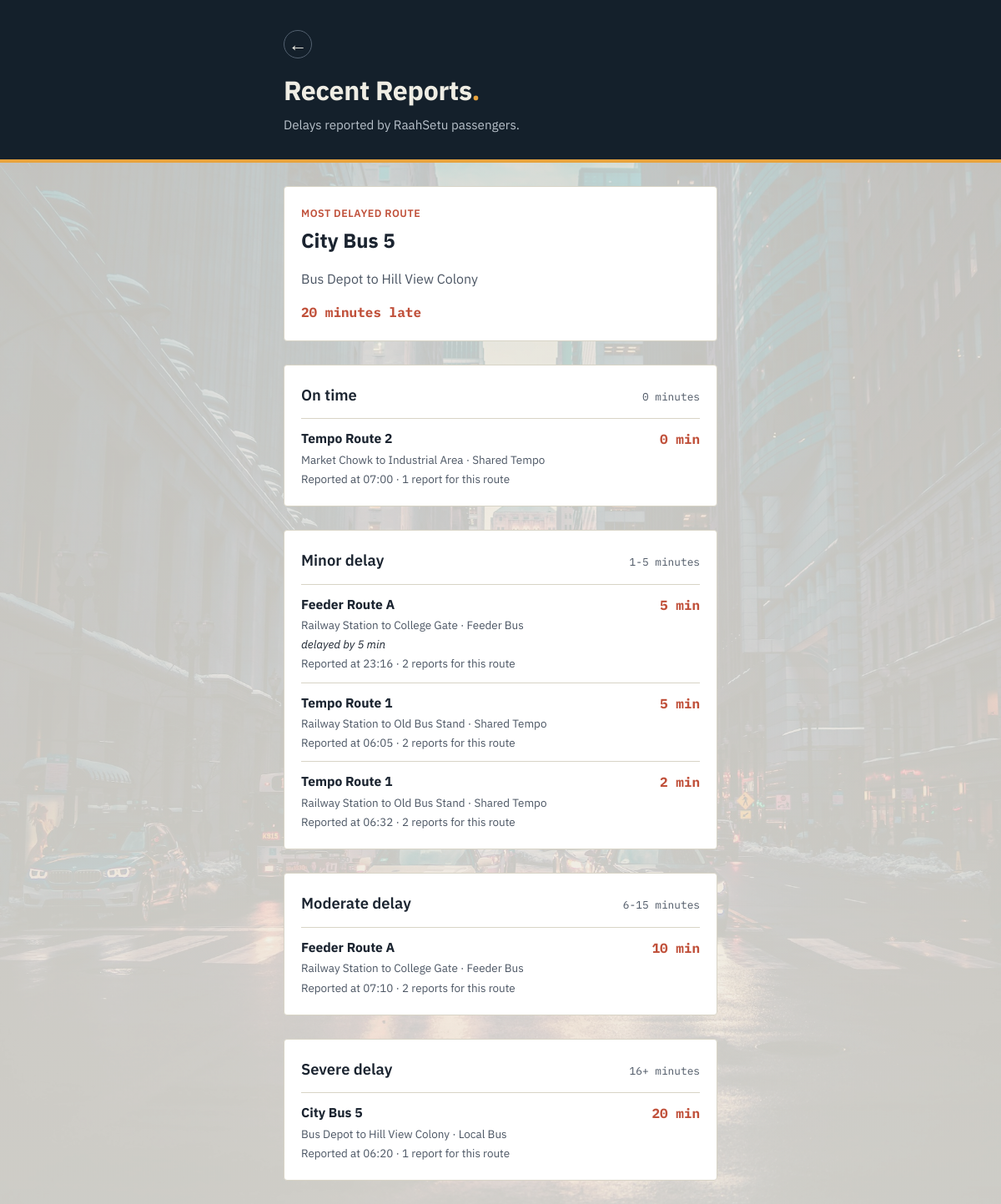
The page /reports on the database as committed earlier.
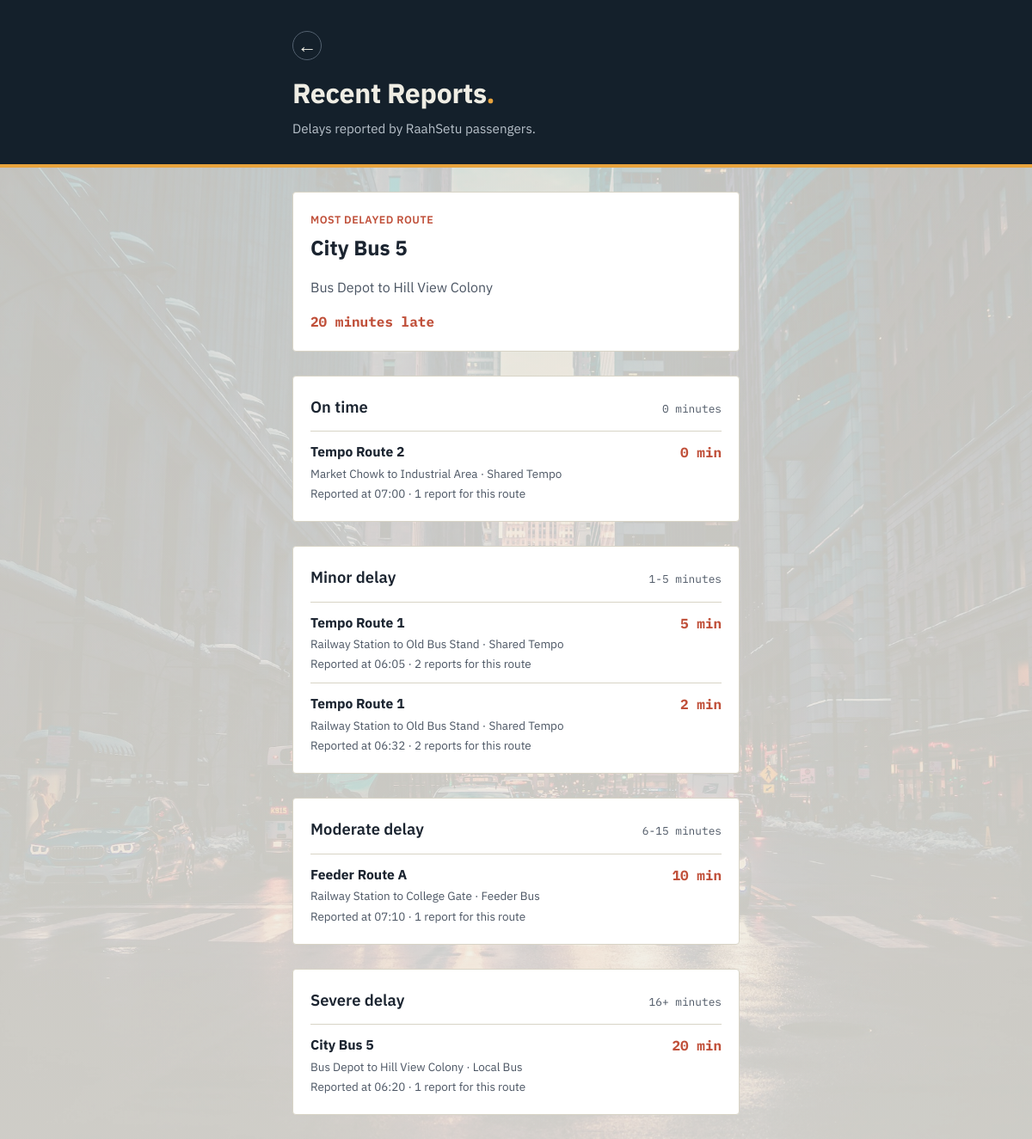
The same page on the database as committed later.
### tables this page shows
CREATE TABLE routes (
            route_id INTEGER PRIMARY KEY AUTOINCREMENT,
            source TEXT NOT NULL,
            destination TEXT NOT NULL,
            vehicle_type TEXT NOT NULL,
            route_name TEXT
        );

CREATE TABLE observations (
            observation_id INTEGER PRIMARY KEY AUTOINCREMENT,
            route_id INTEGER NOT NULL,
            observed_time TEXT NOT NULL,
            delay_minutes INTEGER NOT NULL DEFAULT 0,
            note TEXT,
            submitted_at TEXT NOT NULL,
            FOREIGN KEY (route_id) REFERENCES routes (route_id)
        );

### app.py (the view)
@app.route("/reports")
def reports_page():
    db = get_db()
    rows = db.execute(
        """
        SELECT observations.observation_id, observations.route_id,
               routes.route_name, routes.source, routes.destination,
               routes.vehicle_type, observations.observed_time,
               observations.delay_minutes, observations.note,
               observations.submitted_at
        FROM observations
        JOIN routes ON observations.route_id = routes.route_id
        ORDER BY observations.delay_minutes DESC, observations.observation_id DESC
        """
    ).fetchall()
    report_counts = {}
    for row in rows:
        report_counts[row["route_id"]] = report_counts.get(row["route_id"], 0) + 1
    category_names = [
        ("On time", "0 minutes", lambda delay: delay == 0),
        ("Minor delay", "1-5 minutes", lambda delay: 1 <= delay <= 5),
        ("Moderate delay", "6-15 minutes", lambda delay: 6 <= delay <= 15),
        ("Severe delay", "16+ minutes", lambda delay: delay >= 16),
    ]
    categories = []
    for name, range_label, matches in category_names:
        reports = []
        for row in rows:
            if matches(row["delay_minutes"]):
                report = dict(row)
                report["report_count"] = report_counts[row["route_id"]]
                reports.append(report)
        categories.append(
            {"name": name, "range_label": range_label, "reports": reports}
        )
    return render_template(
        "reports.html",
        categories=categories,
        most_delayed=dict(rows[0]) if rows else None,
    )

### app.py (called while the page is built)
def get_db():
    if "db" not in g:
        g.db = sqlite3.connect(DATABASE_PATH)
        g.db.row_factory = sqlite3.Row  # lets us access columns by name
        g.db.execute("PRAGMA foreign_keys = ON")
    return g.db

### RaahSetu/templates/reports.html (shortened to what this page needs)
<!DOCTYPE html>
<html lang="en">
<head>
  <link rel="stylesheet" href="{{ url_for('static', filename='style.css') }}">
</head>
<body>
  <header class="band reports-header">
    <div class="wrap">
      <a class="back-arrow" href="{{ url_for('home') }}" aria-label="Back to home">&#8592;</a>
      <p class="wordmark">Recent Reports<span class="dot">.</span></p>
      <p class="tagline">Delays reported by RaahSetu passengers.</p>
    </div>
  </header>
  <main class="wrap reports-page">
    {% if most_delayed %}
    <section class="panel most-delayed" aria-labelledby="most-delayed-heading">
      <p class="eyebrow">Most delayed route</p>
      <h1 id="most-delayed-heading">{{ most_delayed.route_name }}</h1>
      <p>{{ most_delayed.source }} to {{ most_delayed.destination }}</p>
      <strong>{{ most_delayed.delay_minutes }} minutes late</strong>
    </section>
    {% endif %}
    {% for category in categories %}
    <section class="panel report-category" aria-labelledby="category-{{ loop.index }}">
      <div class="category-heading">
        <h2 id="category-{{ loop.index }}">{{ category.name }}</h2>
        <span>{{ category.range_label }}</span>
      </div>
      {% if category.reports %}
      <div class="report-list">
        {% for report in category.reports %}
        <article class="report-item">
          <div>
            <h3>{{ report.route_name }}</h3>
            <p>{{ report.source }} to {{ report.destination }} &middot; {{ report.vehicle_type }}</p>
            {% if report.note %}<p class="report-note">{{ report.note }}</p>{% endif %}
            <small>Reported at {{ report.observed_time }} &middot; {{ report.report_count }} report{% if report.report_count != 1 %}s{% endif %} for this route</small>
          </div>
          <strong>{{ report.delay_minutes }} min</strong>
        </article>
        {% endfor %}
      </div>
      {% else %}
      <p class="empty-state">No reports in this delay range.</p>
      {% endif %}
    </section>
    {% endfor %}
  </main>
</body>
</html>

### RaahSetu/static/style.css (style rules this page uses)
:root { --ink: #1B2430; --ink-soft: #4B5563; --paper: #EFEDE4; --surface: #FFFFFF; --line: #D8D4C6; --night: #14202B; --night-soft: #223140; --amber: #E8A33D; --amber-ink: #6B4712; --green: #2F6F5E; --brick: #C0503A; --font-body: 'IBM Plex Sans', system-ui, sans-serif; --font-mono: 'IBM Plex Mono', ui-monospace, monospace; }
* { box-sizing: border-box; }
html { -webkit-text-size-adjust: 100%; }
body { margin: 0; background: linear-gradient(rgba(239, 237, 228, 0.78), rgba(239, 237, 228, 0.84)), url("/static/assets/city-background.jpg") center / cover fixed; color: var(--ink); font-family: var(--font-body); line-height: 1.5; }
.wrap { max-width: 560px; margin: 0 auto; padding: 0 20px; }
.band { background: var(--night); color: var(--paper); padding: 36px 0 30px; border-bottom: 4px solid var(--amber); }
.reports-header .wrap { position: relative; }
.back-arrow { display: inline-flex; align-items: center; justify-content: center; width: 34px; height: 34px; margin-bottom: 14px; border: 1px solid #536170; border-radius: 50%; color: var(--paper); font-size: 1.4rem; line-height: 1; text-decoration: none; }
.reports-page { padding-bottom: 28px; }
.most-delayed { border-left: 5px solid var(--brick); }
.most-delayed h1, .report-item h3 { margin: 0; }
.most-delayed p, .report-item p, .report-item small { color: var(--ink-soft); }
.most-delayed strong, .report-item > strong { color: var(--brick); font-family: var(--font-mono); }
.eyebrow { margin: 0 0 5px !important; color: var(--brick) !important; font-size: 0.78rem; font-weight: 600; letter-spacing: 0.04em; text-transform: uppercase; }
.category-heading { display: flex; align-items: baseline; justify-content: space-between; gap: 12px; }
.category-heading span { color: var(--ink-soft); font-family: var(--font-mono); font-size: 0.8rem; white-space: nowrap; }
.report-list { display: grid; gap: 12px; }
.report-item { display: flex; justify-content: space-between; gap: 18px; padding-top: 12px; border-top: 1px solid var(--line); }
.report-item h3 { font-size: 0.98rem; }
.report-item p, .report-item small { display: block; margin: 3px 0 0; font-size: 0.84rem; }
.wordmark { font-size: 2rem; font-weight: 700; margin: 0; letter-spacing: -0.01em; }
.wordmark .dot { color: var(--amber); }
.tagline { margin: 6px 0 0; color: #B9C2CB; font-size: 0.95rem; }
.panel { margin: 28px 0; padding: 22px 20px; background: var(--surface); border: 1px solid var(--line); border-radius: 4px; }
.panel h2 { margin: 0 0 14px; font-size: 1.15rem; font-weight: 600; }

Rows that differ between the two databases and show on the page:
removed observations: route_name "Feeder Route A", source "Railway Station", destination "College Gate", vehicle_type "Feeder Bus", note "delayed by 5 min", observed_time "23:16", report_count "2", delay_minutes "5", shown under "Minor delay"
changed observations "Feeder Route A": report_count "2" → "1"
Other text that changed with them:
list line gone: "s"
